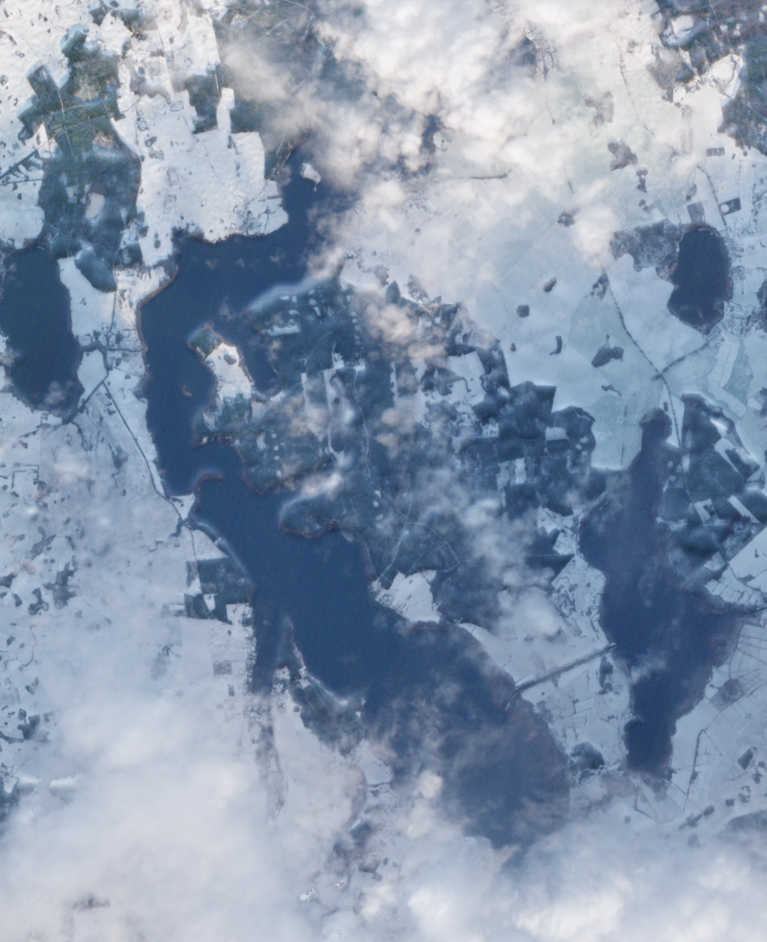
#> input picture Satellite pics/2020-01-05-00_00_2020-01-05-23_59_Sentinel-2_L2A_True_color (1).jpg, 1533 x 1884 px, found by its file name (shown at 1/2 size); its folder holds 4 pictures in this run
$ python image_analyze.py
#> lines starting #> are read from the running program, lines starting #| are printed output that depends on the picture; after the words box and inside, x2 and y2 are one past the last pixel; in counts of white or black regions, pixels touching at a corner belong together; long printed decimals are rounded
import cv2
import numpy as np
import matplotlib.pyplot as plt
import os

current_dir = os.path.dirname(os.path.abspath(__file__))
pics_dir = os.path.join(current_dir, "Satellite pics")
select_pic = input("Please enter the first image file's name: ")
#> the answer given: Satellite pics/2020-01-05-00_00_2020-01-05-23_59_Sentinel-2_L2A_True_color (1).jpg
select_pic2 = input("Please enter the second image file's name: ")
#> the answer given: Satellite pics/2020-02-07-00_00_2020-02-07-23_59_Sentinel-2_L2A_True_color.jpg
img1 = cv2.imread(os.path.join(pics_dir, select_pic))
#> img1 is the input picture: shape (1884, 1533, 3); mean B, G, R 172.2, 150.5, 134.7
img2 = cv2.imread(os.path.join(pics_dir, select_pic2))
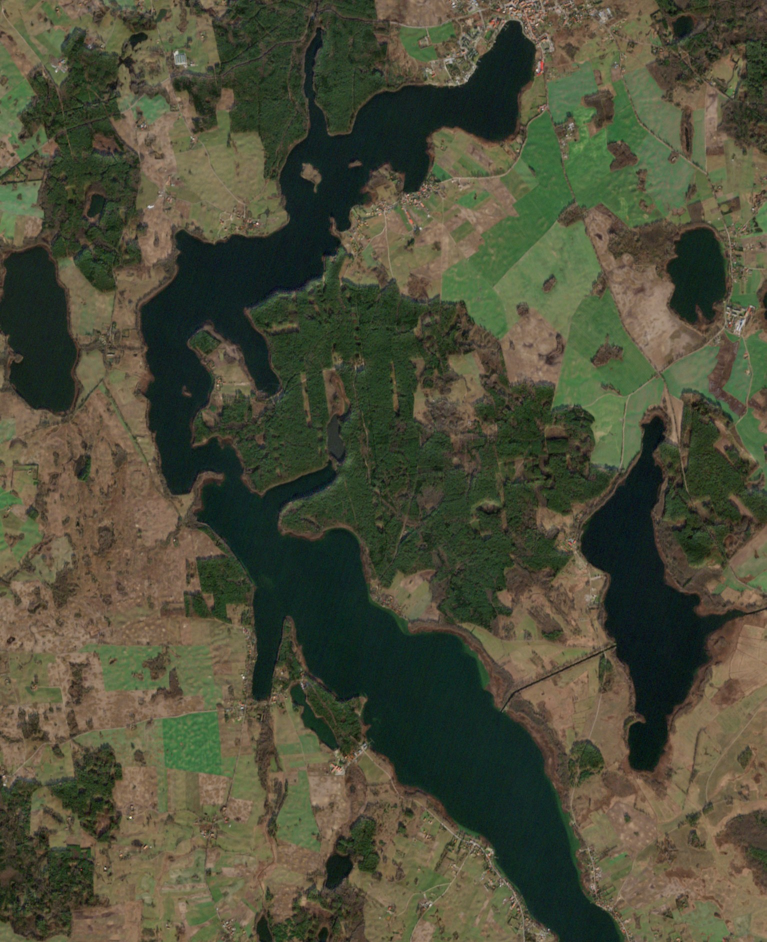
#> input picture Satellite pics/2020-02-07-00_00_2020-02-07-23_59_Sentinel-2_L2A_True_color.jpg, 1533 x 1884 px, found by its file name (shown at 1/2 size)
#> img2 is the input picture: shape (1884, 1533, 3); mean B, G, R 57.1, 77.4, 77.1

# [5 lines of commented-out code are left out]

hsv_img1 = cv2.cvtColor(img1, cv2.COLOR_BGR2HSV)
#> hsv_img1: shape (1884, 1533, 3); mean H, S, V 108.2, 65.2, 172.3
hsv_img2 = cv2.cvtColor(img2, cv2.COLOR_BGR2HSV)
#> hsv_img2: shape (1884, 1533, 3); mean H, S, V 39, 94.9, 85

water_color_threshold1 = np.array([1, 1, 1])
upper_water_color_threshold1 = np.array([190, 255, 255])

water_color_threshold2 = np.array([1, 1, 1])
upper_water_color_threshold2 = np.array([190, 255, 255])

mask_img1 = cv2.inRange(hsv_img1, water_color_threshold1, upper_water_color_threshold1)
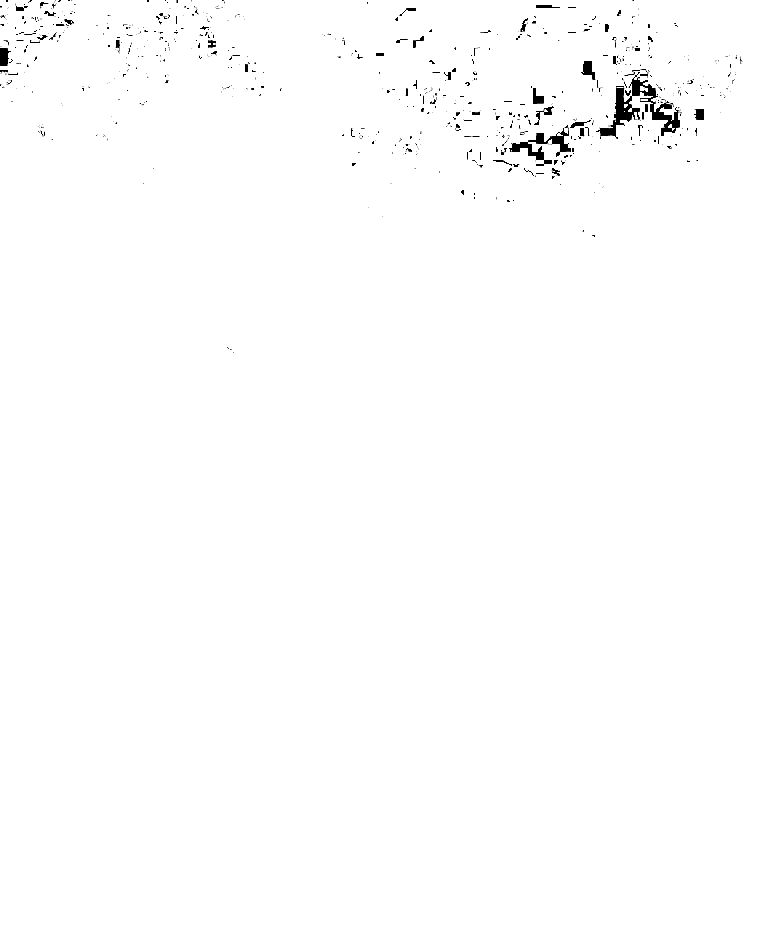
#> mask_img1: shape (1884, 1533) (shown at 1/2 size); 99.3% white; 674 black regions (524 under 20 px), largest, box (x1, y1, x2, y2) and area: (1192, 144, 1363, 278) 5807, (1018, 250, 1142, 332) 2694, (1162, 122, 1191, 160) 595
mask_img2 = cv2.inRange(hsv_img2, water_color_threshold2, upper_water_color_threshold2)
#> mask_img2: shape (1884, 1533); 99.9% white; black in thin lines or dots

area_img1 = np.sum(mask_img1 > 0)
#> area_img1 = 2867292
area_img2 = np.sum(mask_img2 > 0)
#> area_img2 = 2885970

percent_change = ((area_img2 - area_img1) / area_img1) * 100
#> percent_change = 0.651

def detect_and_adjust_lake(img, hsv_img, lower_threshold, upper_threshold, target_area=372000, max_iterations=24, tolerance=5000):
    """
    Args:
        img: Original BGR image
        hsv_img: HSV converted image
        lower_threshold: Starting lower threshold for water detection [h, s, v]
        upper_threshold: Upper threshold for water detection [h, s, v]
        target_area: Target area in pixels
        max_iterations: Maximum adjustment iterations
        tolerance: Acceptable difference from target area

    Returns:
        adjusted_threshold: Final lower threshold values
        lake_mask: Mask of the detected lake
        lake_area: Area of the detected lake in pixels
        vis_img: Visualization image with contour drawn
    """
#> called with lower_threshold = array of shape (3,), upper_threshold = array of shape (3,), target_area = 372000, max_iterations = 24, tolerance = 5000
    current_threshold = lower_threshold.copy()

    h, w = img.shape[:2]
#> h = 1884; w = 1533
    center_x, center_y = w // 2, h // 2
#> center_x = 766; center_y = 942

    best_mask = None
    best_contour = None
    best_area = 0
    best_threshold = current_threshold.copy()
    smallest_area_diff = float('inf')

    for i in range(max_iterations):
        water_mask = cv2.inRange(hsv_img, current_threshold, upper_threshold)

        kernel = np.ones((5, 5), np.uint8)
        cleaned_mask = cv2.morphologyEx(water_mask, cv2.MORPH_OPEN, kernel, iterations=4)
        cleaned_mask = cv2.morphologyEx(cleaned_mask, cv2.MORPH_CLOSE, kernel, iterations=5)

        contours, _ = cv2.findContours(cleaned_mask, cv2.RETR_EXTERNAL, cv2.CHAIN_APPROX_SIMPLE)

        main_contour = None
        max_area = 0
        min_dist = float('inf')

        for contour in contours:
            area = cv2.contourArea(contour)
            if area < 5000:
                continue

            M = cv2.moments(contour)
            if M["m00"] != 0:
                cx = int(M["m10"] / M["m00"])
                cy = int(M["m01"] / M["m00"])

                dist = np.sqrt((cx - center_x)**2 + (cy - center_y)**2)

                score = area - (dist * 10)

                if score > max_area:
                    max_area = score
                    main_contour = contour
                    min_dist = dist

        if main_contour is not None:
            lake_mask = np.zeros_like(water_mask)
            cv2.drawContours(lake_mask, [main_contour], 0, 255, -1)

            lake_area = cv2.contourArea(main_contour)

            area_diff = abs(lake_area - target_area)
            if area_diff < smallest_area_diff:
                smallest_area_diff = area_diff
                best_mask = lake_mask.copy()
                best_contour = main_contour.copy()
                best_area = lake_area
                best_threshold = current_threshold.copy()

            if area_diff <= tolerance:
                break

            area_difference = lake_area - target_area

            adjustment_h = int(area_difference / 60000) + (1 if area_difference > 0 else -1)
            adjustment_s = int(area_difference / 40000) + (2 if area_difference > 0 else -2)

            current_threshold[0] += adjustment_h
            current_threshold[1] += adjustment_s

            current_threshold[0] = max(0, min(179, current_threshold[0]))
            current_threshold[1] = max(0, min(255, current_threshold[1]))
        else:
            current_threshold[0] = max(0, current_threshold[0] - 5)
            current_threshold[1] = max(0, current_threshold[1] - 10)
#> best_mask: shape (1884, 1533); 13.5% white; 1 white region, box (x1, y1, x2, y2) and area: (284, 308, 1019, 1500) 389702
#> cleaned_mask: shape (1884, 1533); 20.6% white; 14 white regions, largest, box (x1, y1, x2, y2) and area: (284, 308, 1019, 1466) 318905, (923, 749, 1533, 1542) 186351, (0, 373, 246, 822) 52077
#> lake_mask: shape (1884, 1533); 11.3% white; 1 white region, box (x1, y1, x2, y2) and area: (284, 308, 1019, 1466) 326109
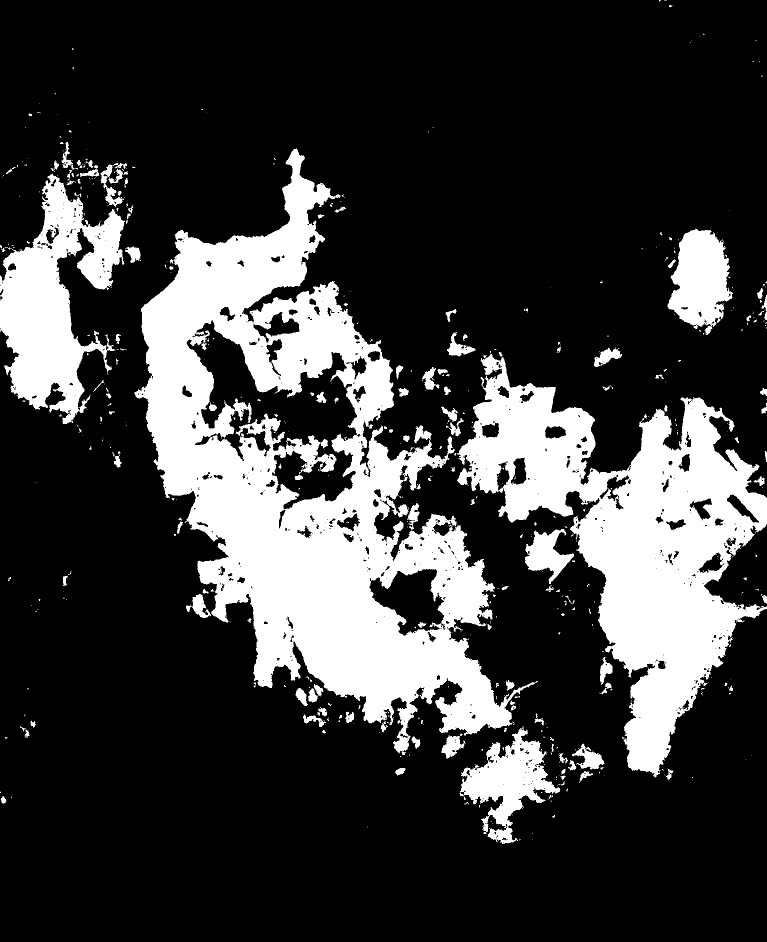
#> water_mask: shape (1884, 1533) (shown at 1/2 size); 23.2% white; 664 white regions (498 under 20 px), largest, box (x1, y1, x2, y2) and area: (269, 297, 1076, 1510) 346418, (913, 708, 1533, 1555) 197425, (0, 347, 250, 848) 59642
#> after the loop, best_area = 387016.5; best_contour = contour of 1031 points, box (x1, y1, x2, y2) (284, 308, 1019, 1500), area 387016; best_threshold = [67, 104, 1]; current_threshold = [70, 102, 1]; smallest_area_diff = 15016.5

    if best_contour is not None:
        vis_img = img.copy()
        cv2.drawContours(vis_img, [best_contour], 0, (10, 40, 255), 3)
#> vis_img: shape (1884, 1533, 3); 0.91% of pixels changed, all inside (x1, y1, x2, y2) = (282, 306, 1021, 1502)
        return best_threshold, best_mask, best_area, vis_img
    else:
        water_mask = cv2.inRange(hsv_img, lower_threshold, upper_threshold)
        area = np.sum(water_mask > 0)
        return lower_threshold, water_mask, area, img.copy()

adjusted_threshold1, lake_mask1, lake_area1, vis_img1 = detect_and_adjust_lake(
    img1, hsv_img1, water_color_threshold1, upper_water_color_threshold1
)
#> adjusted_threshold1 = [67, 104, 1]; lake_area1 = 387016.5

adjusted_threshold2, lake_mask2, lake_area2, vis_img2 = detect_and_adjust_lake(
    img2, hsv_img2, water_color_threshold2, upper_water_color_threshold2
)
#> call 2 of detect_and_adjust_lake, with lower_threshold = array of shape (3,), upper_threshold = array of shape (3,), target_area = 372000, max_iterations = 24, tolerance = 5000
#> the loop in detect_and_adjust_lake (call 2), `for i in range(max_iterations):` made 3 passes
#> (lake_area, area_diff, smallest_area_diff, best_area, area_difference, adjustment_h, adjustment_s) on passes 1 to 2: (2884493, 2512493, 2512493, 2884493, 2512493, 42, 64), (551770, 179770, 179770, 551770, 179770, 3, 6)
#> (lake_area, area_diff, smallest_area_diff, best_area) on pass 3: (376335.5, 4335.5, 4335.5, 376335.5)
#> after the loop in detect_and_adjust_lake (call 2), `for i in range(max_iterations):`: best_mask: shape (1884, 1533); 13.2% white; 1 white region, box (x1, y1, x2, y2) and area: (285, 64, 1248, 1884) 380288
#> after the loop in detect_and_adjust_lake (call 2), `for i in range(max_iterations):`: cleaned_mask: shape (1884, 1533); 21.1% white; 57 white regions, largest, box (x1, y1, x2, y2) and area: (285, 64, 1248, 1884) 377056, (1168, 851, 1416, 1538) 67167, (887, 182, 1288, 670) 53418
#> after the loop in detect_and_adjust_lake (call 2), `for i in range(max_iterations):`:
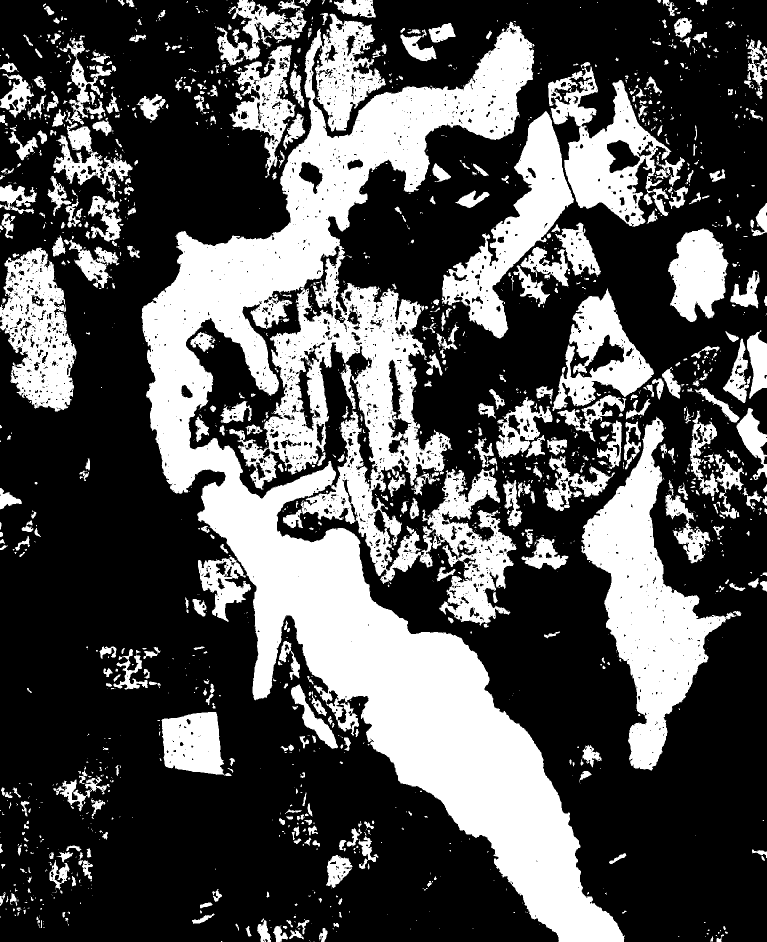
#> water_mask: shape (1884, 1533) (shown at 1/2 size); 32.8% white; 1847 white regions (1241 under 20 px), largest, box (x1, y1, x2, y2) and area: (283, 27, 1250, 1884) 525499, (1163, 833, 1472, 1541) 73688, (883, 222, 1148, 677) 35885
#> after the loop in detect_and_adjust_lake (call 2), `for i in range(max_iterations):`: best_area = 376335.5; best_contour = contour of 1936 points, box (x1, y1, x2, y2) (285, 64, 1248, 1884), area 376336; best_threshold = [46, 71, 1]; smallest_area_diff = 4335.5
#> in detect_and_adjust_lake (call 2), `cv2.drawContours(vis_img, [best_contour], 0, (10, 40, 255), 3)`:
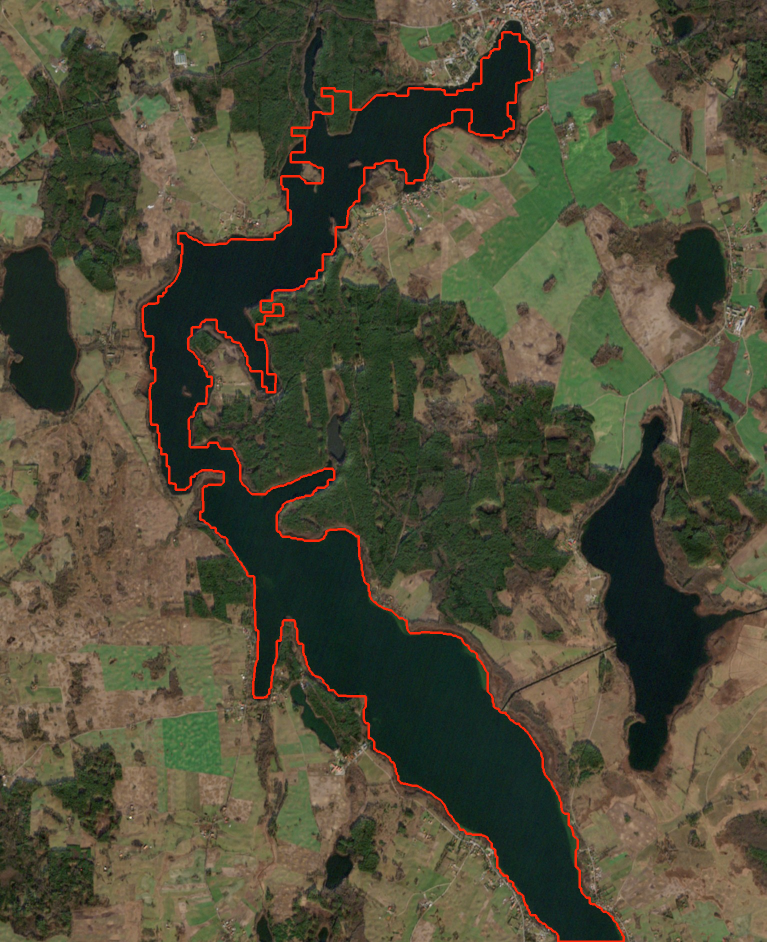
#> vis_img: shape (1884, 1533, 3) (shown at 1/2 size); 1.33% of pixels changed, all inside (x1, y1, x2, y2) = (283, 62, 1250, 1884)
#> adjusted_threshold2 = [46, 71, 1]; lake_area2 = 376335.5

#percent_change_corrected = ((corrected_px2 - corrected_px) / corrected_px) * 100

#debugging
print(f"{area_img1} px")
#| 2867292 px
print(f"{area_img2} px")
#| 2885970 px
# [8 lines of commented-out code are left out]
print(f"{percent_change}%")
#| 0.6514%
#print(f"{percent_change_corrected} after correction")

def monthConverter(string):
    try:
        stringInteger = int(string)
    except ValueError:
        return "Invalid Month"

    match stringInteger:
        case 1:
            return "styczeń"
        case 2:
            return "luty"
        case 3:
            return "marzec"
        case 4:
            return "kwiecień"
        case 5:
            return "maj"
        case 6:
            return "czerwiec"
        case 7:
            return "lipiec"
        case 8:
            return "sierpień"
        case 9:
            return "wrzesień"
        case 10:
            return "październik"
        case 11:
            return "listopad"
        case 12:
            return "grudzień"
        case _:
            return "Invalid Month"

print(f"Lake area 1: {lake_area1} px")
#| Lake area 1: 387016.5 px
print(f"Lake area 2: {lake_area2} px")
#| Lake area 2: 376335.5 px
print(f"Adjusted threshold 1: {adjusted_threshold1}")
#| Adjusted threshold 1: [ 67 104   1]
print(f"Adjusted threshold 2: {adjusted_threshold2}")
#| Adjusted threshold 2: [46 71  1]
print(f"Percent change: {percent_change}%")
#| Percent change: 0.6514%

plt.figure(figsize=(15, 10))

# Show original with contours
plt.subplot(2, 2, 1)
plt.title(f"Jezioro Tałty, {select_pic[8:10]} {monthConverter(select_pic[5:7]).capitalize()} {select_pic[:4]}")
plt.imshow(cv2.cvtColor(vis_img1, cv2.COLOR_BGR2RGB))

plt.subplot(2, 2, 2)
plt.title(f"Jezioro Tałty, {select_pic2[8:10]} {monthConverter(select_pic2[5:7]).capitalize()} {select_pic2[:4]}")
plt.imshow(cv2.cvtColor(vis_img2, cv2.COLOR_BGR2RGB))

# Show masks
plt.subplot(2, 2, 3)
plt.title(f"Powierzchnia: ~{lake_area1} px²")
plt.imshow(lake_mask1, cmap='Blues')

plt.subplot(2, 2, 4)
plt.title(f"Powierzchnia: ~{lake_area2} px²")
plt.imshow(lake_mask2, cmap='Blues')

plt.tight_layout()
plt.show()
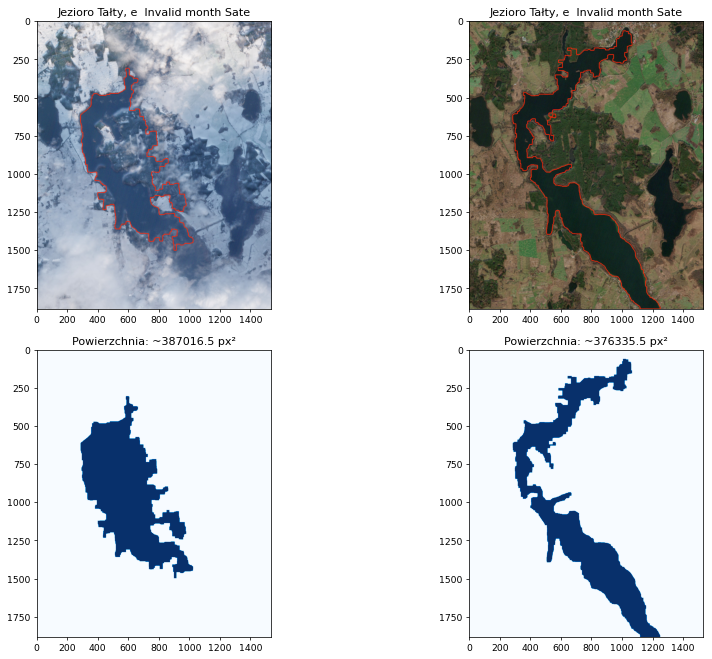
#> figure drawn by matplotlib, 4 panels
"""
plt.figure(figsize=(12,8))
plt.subplot(1,2,1)
plt.title(f"Jezioro Tałty, {select_pic[8:10]} {monthConverter(select_pic[5:7]).capitalize()} {select_pic[:4]}\n Powierzchnia: ~{px_area()} px²")
plt.imshow(mask_img1, cmap='Blues')
plt.subplot(1,2,2)
plt.title(f"Jezioro Tałty, {select_pic2[8:10]} {monthConverter(select_pic2[5:7]).capitalize()} {select_pic2[:4]}\n Powierzchnia: ~{px_area2()} px²")
plt.imshow(mask_img2, cmap='Blues')
"""
#plt.savefig(f"{current_dir}/{select_pic[0:10]}-{select_pic2[0:10]}.png", transparent=True)
#plt.show()
